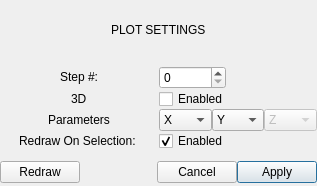
<?xml version="1.0" encoding="UTF-8"?>
<ui version="4.0">
 <class>PlotSettingsWindow</class>
 <widget class="QMainWindow" name="PlotSettingsWindow">
  <property name="geometry">
   <rect>
    <x>0</x>
    <y>0</y>
    <width>317</width>
    <height>186</height>
   </rect>
  </property>
  <property name="sizePolicy">
   <sizepolicy hsizetype="Fixed" vsizetype="Fixed">
    <horstretch>0</horstretch>
    <verstretch>0</verstretch>
   </sizepolicy>
  </property>
  <property name="windowTitle">
   <string>Properties</string>
  </property>
  <widget class="QWidget" name="centralwidget">
   <property name="sizePolicy">
    <sizepolicy hsizetype="Preferred" vsizetype="Minimum">
     <horstretch>0</horstretch>
     <verstretch>0</verstretch>
    </sizepolicy>
   </property>
   <widget class="QWidget" name="verticalLayoutWidget">
    <property name="geometry">
     <rect>
      <x>0</x>
      <y>0</y>
      <width>317</width>
      <height>183</height>
     </rect>
    </property>
    <layout class="QVBoxLayout" name="verticalLayout_3">
     <property name="spacing">
      <number>0</number>
     </property>
     <item alignment="Qt::AlignHCenter|Qt::AlignVCenter">
      <widget class="QLabel" name="main_label">
       <property name="sizePolicy">
        <sizepolicy hsizetype="Minimum" vsizetype="Minimum">
         <horstretch>0</horstretch>
         <verstretch>0</verstretch>
        </sizepolicy>
       </property>
       <property name="text">
        <string>PLOT SETTINGS</string>
       </property>
      </widget>
     </item>
     <item>
      <spacer name="verticalSpacer">
       <property name="orientation">
        <enum>Qt::Vertical</enum>
       </property>
       <property name="sizeType">
        <enum>QSizePolicy::Fixed</enum>
       </property>
       <property name="sizeHint" stdset="0">
        <size>
         <width>20</width>
         <height>5</height>
        </size>
       </property>
      </spacer>
     </item>
     <item>
      <layout class="QGridLayout" name="gridLayout">
       <item row="1" column="1" alignment="Qt::AlignLeft">
        <widget class="QCheckBox" name="three_d_enabled">
         <property name="focusPolicy">
          <enum>Qt::NoFocus</enum>
         </property>
         <property name="text">
          <string>Enabled</string>
         </property>
         <property name="checkable">
          <bool>true</bool>
         </property>
        </widget>
       </item>
       <item row="1" column="0" alignment="Qt::AlignHCenter|Qt::AlignVCenter">
        <widget class="QLabel" name="three_d_label">
         <property name="text">
          <string>3D</string>
         </property>
        </widget>
       </item>
       <item row="0" column="0" alignment="Qt::AlignHCenter|Qt::AlignVCenter">
        <widget class="QLabel" name="step_label">
         <property name="text">
          <string>Step #:</string>
         </property>
        </widget>
       </item>
       <item row="0" column="1" alignment="Qt::AlignLeft|Qt::AlignVCenter">
        <widget class="QSpinBox" name="step_input">
         <property name="sizePolicy">
          <sizepolicy hsizetype="Expanding" vsizetype="Fixed">
           <horstretch>0</horstretch>
           <verstretch>0</verstretch>
          </sizepolicy>
         </property>
         <property name="minimum">
          <number>0</number>
         </property>
         <property name="maximum">
          <number>999999999</number>
         </property>
        </widget>
       </item>
       <item row="2" column="0" alignment="Qt::AlignHCenter|Qt::AlignVCenter">
        <widget class="QLabel" name="param_label">
         <property name="text">
          <string>Parameters</string>
         </property>
        </widget>
       </item>
       <item row="2" column="1">
        <layout class="QHBoxLayout" name="horizontalLayout">
         <item>
          <widget class="QComboBox" name="param_combo_a">
           <item>
            <property name="text">
             <string>X</string>
            </property>
           </item>
           <item>
            <property name="text">
             <string>Y</string>
            </property>
           </item>
           <item>
            <property name="text">
             <string>Z</string>
            </property>
           </item>
           <item>
            <property name="text">
             <string>PX</string>
            </property>
           </item>
           <item>
            <property name="text">
             <string>PY</string>
            </property>
           </item>
           <item>
            <property name="text">
             <string>PZ</string>
            </property>
           </item>
          </widget>
         </item>
         <item>
          <widget class="QComboBox" name="param_combo_c">
           <property name="currentIndex">
            <number>1</number>
           </property>
           <item>
            <property name="text">
             <string>X</string>
            </property>
           </item>
           <item>
            <property name="text">
             <string>Y</string>
            </property>
           </item>
           <item>
            <property name="text">
             <string>Z</string>
            </property>
           </item>
           <item>
            <property name="text">
             <string>PX</string>
            </property>
           </item>
           <item>
            <property name="text">
             <string>PY</string>
            </property>
           </item>
           <item>
            <property name="text">
             <string>PZ</string>
            </property>
           </item>
          </widget>
         </item>
         <item>
          <widget class="QComboBox" name="param_combo_b">
           <property name="enabled">
            <bool>false</bool>
           </property>
           <property name="currentIndex">
            <number>2</number>
           </property>
           <item>
            <property name="text">
             <string>X</string>
            </property>
           </item>
           <item>
            <property name="text">
             <string>Y</string>
            </property>
           </item>
           <item>
            <property name="text">
             <string>Z</string>
            </property>
           </item>
           <item>
            <property name="text">
             <string>PX</string>
            </property>
           </item>
           <item>
            <property name="text">
             <string>PY</string>
            </property>
           </item>
           <item>
            <property name="text">
             <string>PZ</string>
            </property>
           </item>
          </widget>
         </item>
        </layout>
       </item>
       <item row="3" column="0" alignment="Qt::AlignHCenter|Qt::AlignVCenter">
        <widget class="QLabel" name="redraw_label">
         <property name="text">
          <string>Redraw On Selection: </string>
         </property>
        </widget>
       </item>
       <item row="3" column="1" alignment="Qt::AlignLeft">
        <widget class="QCheckBox" name="redraw_enabled">
         <property name="text">
          <string>Enabled</string>
         </property>
         <property name="checked">
          <bool>true</bool>
         </property>
        </widget>
       </item>
      </layout>
     </item>
     <item>
      <spacer name="verticalSpacer_2">
       <property name="orientation">
        <enum>Qt::Vertical</enum>
       </property>
       <property name="sizeType">
        <enum>QSizePolicy::Fixed</enum>
       </property>
       <property name="sizeHint" stdset="0">
        <size>
         <width>20</width>
         <height>10</height>
        </size>
       </property>
      </spacer>
     </item>
     <item>
      <layout class="QHBoxLayout" name="horizontalLayout_9">
       <item>
        <widget class="QPushButton" name="redraw_button">
         <property name="text">
          <string>Redraw</string>
         </property>
        </widget>
       </item>
       <item>
        <spacer name="horizontalSpacer">
         <property name="orientation">
          <enum>Qt::Horizontal</enum>
         </property>
         <property name="sizeHint" stdset="0">
          <size>
           <width>40</width>
           <height>10</height>
          </size>
         </property>
        </spacer>
       </item>
       <item>
        <widget class="QPushButton" name="cancel_button">
         <property name="text">
          <string>Cancel</string>
         </property>
        </widget>
       </item>
       <item>
        <widget class="QPushButton" name="apply_button">
         <property name="text">
          <string>Apply</string>
         </property>
         <property name="default">
          <bool>true</bool>
         </property>
        </widget>
       </item>
      </layout>
     </item>
    </layout>
   </widget>
  </widget>
 </widget>
 <resources/>
 <connections/>
</ui>
